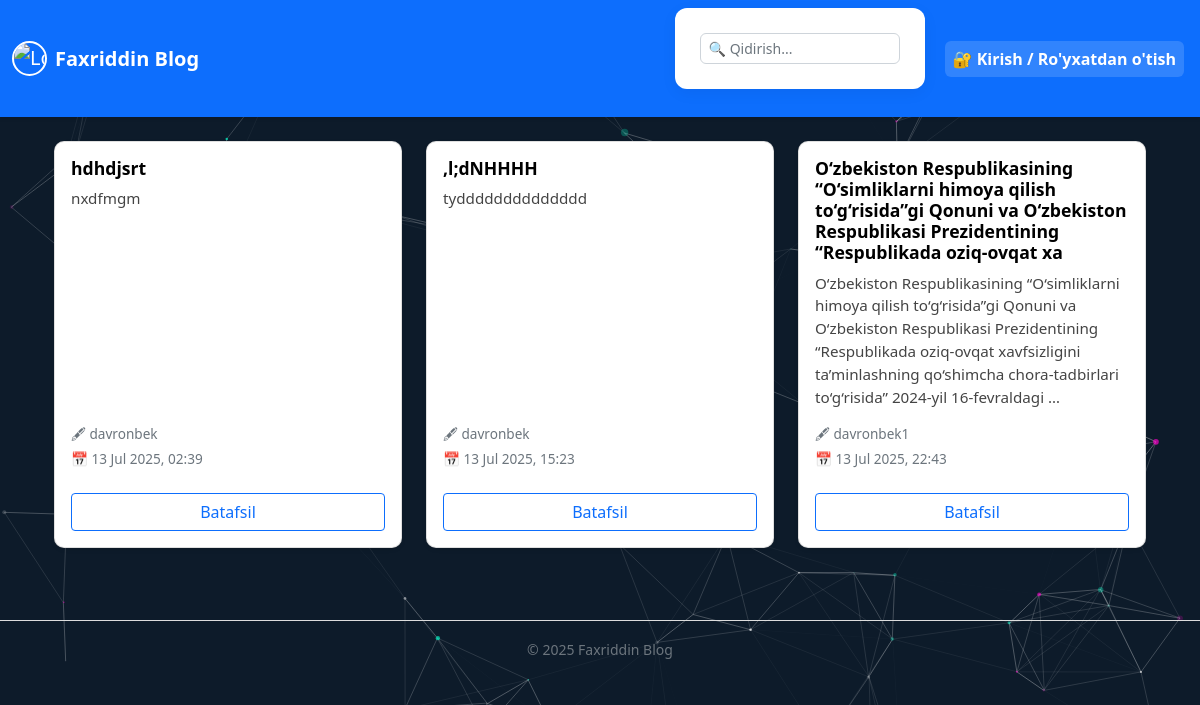
/articles/, run on an earlier commit of the app's database.
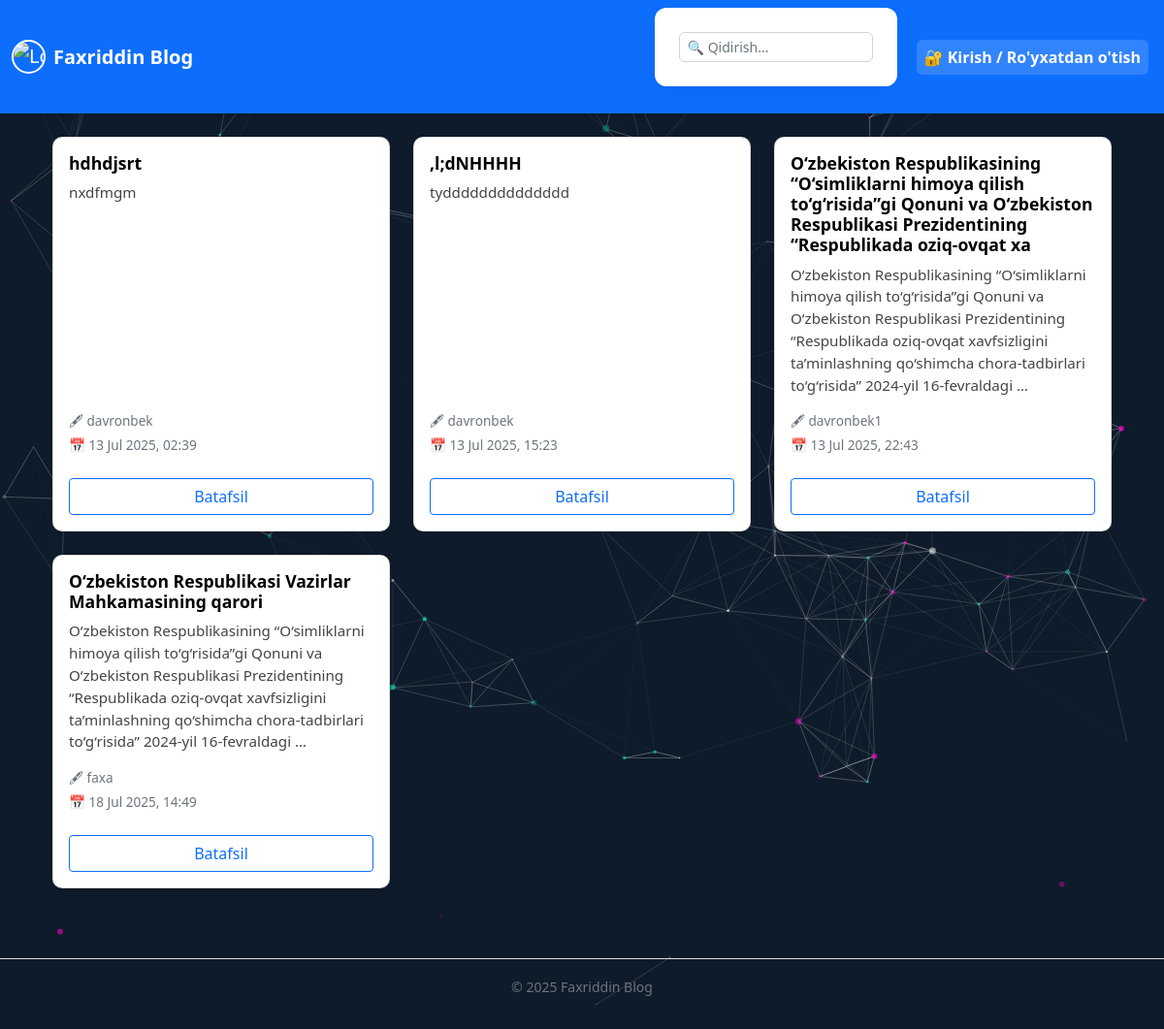
And on a later commit of the database.
### articles/models.py (models this page shows, shortened)
class Article(models.Model):
    title=models.CharField(max_length=150)
    summary=models.CharField(max_length=250, blank=True)
    body=RichTextField()
    date=models.DateTimeField(auto_now_add=True)
    author=models.ForeignKey(
        User,
        on_delete=models.CASCADE,
        null=True
    )

### accounts/models.py (models this page shows, shortened)
class CustomUser(AbstractUser):
    age = models.PositiveIntegerField(null=True, blank=True)
    location = models.CharField(max_length=100, null=True, blank=True)
    profile_picture = models.ImageField(upload_to='profile_pics/', blank=True, null=True)

### articles/views.py (the view, shortened to what this page needs)
# urls.py: path('', ArticleView.as_view(), name='article_list'),
class ArticleView(ListView):
    model = Article
    template_name = 'article_list.html'
    context_object_name = 'object_list'
    paginate_by = 10
    def get_queryset(self):
        queryset = super().get_queryset()
        query = self.request.GET.get('q')
        return queryset
    def render_to_response(self, context, **response_kwargs):
        if self.request.headers.get('x-requested-with') == 'XMLHttpRequest':
            html = render_to_string('partials/search_results.html', context, request=self.request)
            return JsonResponse({'html': html})
        return super().render_to_response(context, **response_kwargs)

### templates/article_list.html (shortened to what this page needs)
{% extends 'base.html' %}
{% load static %}
{% block content %}
<link rel="stylesheet" href="{% static 'css/article_list.css' %}">
<div class="container mt-4">
    <div class="row" id="article-container">
        {% for article in object_list %}
        <div class="col-md-4 mb-4">
            <div class="card h-100 shadow-sm article-card">
                <div class="card-body d-flex flex-column justify-content-between">
                    <div>
                        <h5 class="card-title">{{ article.title }}</h5>
                        <p class="card-text">{{ article.summary|truncatewords:20 }}</p>
                    </div>
                    <div class="mt-3">
                        <p class="author-date text-muted mb-1">🖋 {{ article.author.username }}</p>
                        <p class="author-date text-muted">📅 {{ article.date|date:"d M Y, H:i" }}</p>
                        <a href="{% url 'article_detail' article.pk %}" class="btn btn-outline-primary w-100 mt-2">Batafsil</a>
                    </div>
                </div>
            </div>
        </div>
        {% endfor %}
    </div>
</div>
{% endblock %}

What changed in the data, as far as the page shows it:
added Article: title "O‘zbekiston Respublikasi Vazirlar Mahkamasining qarori", summary "O‘zbekiston Respublikasining “O‘simliklarni himoya qilish to‘g‘risida”gi Qonuni va O‘zbekiston Respublikasi Prezidentining “Respublikada oziq-ovqat xavfsizligini ta’minlashning qo‘shimcha chora-tadbirlari to‘g‘risida” 2024-yil 16-fevraldagi …", author.username "faxa", date "18 Jul 2025, 14:49"
